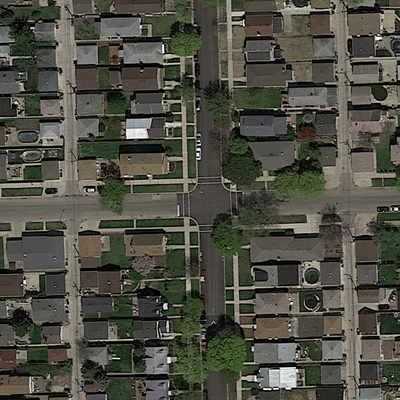
#> input picture Kilian_main/google_colab/data/images/satImage_001.png, 400 x 400 px; its folder holds only this picture in this run
$ python data_augmentation.py
#> lines starting #> are read from the running program, lines starting #| are printed output that depends on the picture

from PIL import Image
import glob
from skimage import io
import splitfolders


images_path=        "your_path/data/images"             #Path to the folder with the satelite images
masks_path=         "your_path/data/groundtruth"        #Path to the folder with the groundtruth images
images_aug_path =   "your_path/data/aug_data/images"    #Path to the augmented sat images
masks_aug_path =    "your_path/data/aug_data/masks"     #Path to the augmented groundtruth images (called masks)


def trasnform_image(images_path, images_aug_path):
    """
    A function that transform all images of a given folder into 6 different
    images by croping each image in its corners (256x256),cropping the image
    at its center (256x256) and finnaly resizing the entire image (256x256).
    Output images are saved in a given folder.

    input:
        - images_path: path to the images that need to be augmented
        - images_aug_path: path where augmented images should be stored
    """
#> called with images_path = 'your_path/data/images', images_aug_path = 'your_path/data/aug_data/images'

    i = 1
    for filename in glob.glob(images_path + '/*.png'):
        im=Image.open(filename)
#> im is the input picture: PIL image 400x400 RGB; mean R, G, B 78.8, 78.9, 68.4

        im_crop1 = im.crop((0, 0, 256, 256))                            #upper left corner
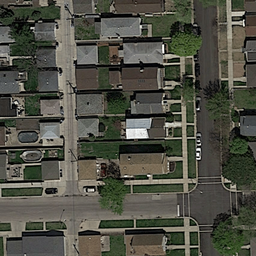
#> im_crop1: PIL image 256x256 RGB; mean R, G, B 79, 79.5, 68.7
        new_image_path= "%s/aug_img_%s.png" %(images_aug_path, i)
        im_crop1 = im_crop1.save(new_image_path)
        i += 1
        print(new_image_path, end="\r")

        im_crop2 = im.crop((0, 144, 256, 400))                          #lower left corner
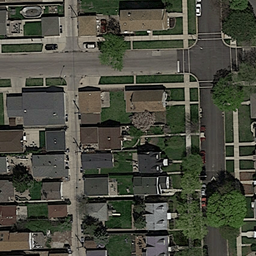
#> im_crop2: PIL image 256x256 RGB; mean R, G, B 73.7, 75, 63.3
        new_image_path= "%s/aug_img_%s.png" %(images_aug_path, i)
        im_crop2 = im_crop2.save(new_image_path)
        i += 1
        print(new_image_path, end="\r")

        im_crop3 = im.crop((144, 0, 400, 256))                          #upper right corner
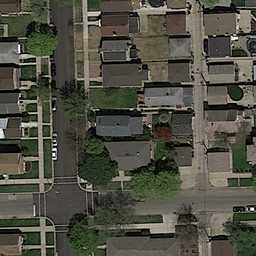
#> im_crop3: PIL image 256x256 RGB; mean R, G, B 79.9, 79.4, 68.1
        new_image_path= "%s/aug_img_%s.png" %(images_aug_path, i)
        im_crop3 = im_crop3.save(new_image_path)
        i += 1
        print(new_image_path, end="\r")

        im_crop4 = im.crop((144, 144, 400, 400))                        #lower right corner
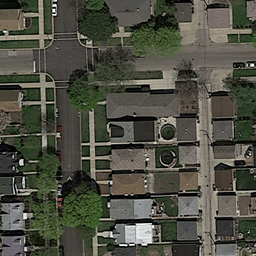
#> im_crop4: PIL image 256x256 RGB; mean R, G, B 77.9, 78.8, 67.3
        new_image_path= "%s/aug_img_%s.png" %(images_aug_path, i)
        im_crop4 = im_crop4.save(new_image_path)
        i += 1
        print(new_image_path, end="\r")

        im_crop5 = im.crop((72, 72, 328, 328))                          #center
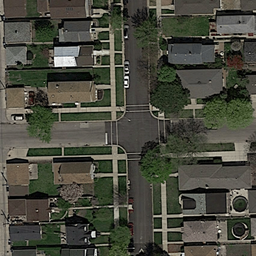
#> im_crop5: PIL image 256x256 RGB; mean R, G, B 73.4, 74.2, 62.8
        new_image_path= "%s/aug_img_%s.png" %(images_aug_path, i)
        im_crop5 = im_crop5.save(new_image_path)
        i += 1
        print(new_image_path, end="\r")

        im_crop6 = im.resize((256, 256))                                #resize entire imge (256x256)
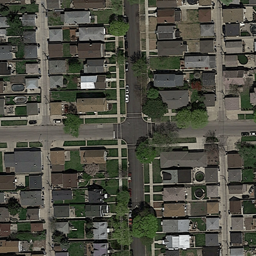
#> im_crop6: PIL image 256x256 RGB; mean R, G, B 78.8, 78.9, 68.4
        new_image_path= "%s/aug_img_%s.png" %(images_aug_path, i)
        im_crop6 = im_crop6.save(new_image_path)
        i += 1
        print(new_image_path, end="\r")


def data_aug(images_path, masks_path, images_aug_path, masks_aug_path):
    """
    A function that apply data augmentation given input and output folders.

    input:
        - images_path: path to the sat images that need to be augmented
        - masks_path: path to the groudtruth images that need to be augmented
        - images_aug_path: path where augmented sat images should be stored
        - masks_aug_path: path where augmented groundtruth images should be stored
    """
    trasnform_image(images_path, images_aug_path)
    trasnform_image(masks_path, masks_aug_path)


if __name__ == "__main__":
    data_aug(images_path, masks_path, images_aug_path, masks_aug_path)                  #data augmentation

    input_folder = "your_path/data/aug_data"
    output =       "your_path/data/processing"

    splitfolders.ratio(input_folder, output=output, seed=42, ratio=(.95, 0.05, 0.0))    #Split the data between train and validation dataset
#> (this line was passed over: splitfolders is not available in this run)

$ run again, on Kilian_main/google_colab/data/images/satImage_005.png
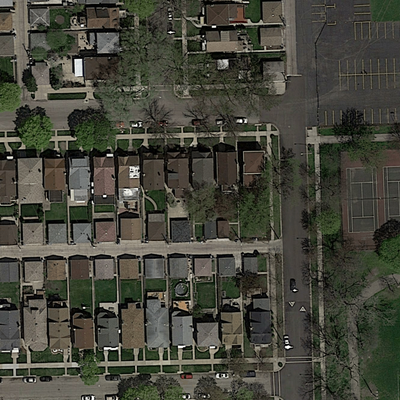
#> input picture Kilian_main/google_colab/data/images/satImage_005.png, 400 x 400 px
#> in trasnform_image, im is the input picture: PIL image 400x400 RGB; mean R, G, B 69.9, 70.2, 59.5
#> in trasnform_image, `im_crop5 = im.crop((72, 72, 328, 328))`:
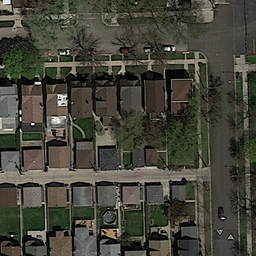
#> im_crop5: PIL image 256x256 RGB; mean R, G, B 69.7, 69.1, 58.9
#> in trasnform_image, `im_crop6 = im.resize((256, 256))`:
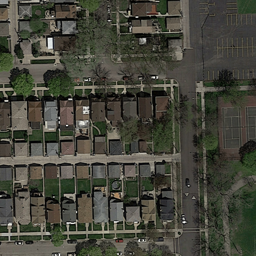
#> im_crop6: PIL image 256x256 RGB; mean R, G, B 69.9, 70.2, 59.5

$ run again, on Kilian_main/google_colab/data/images/satImage_006.png
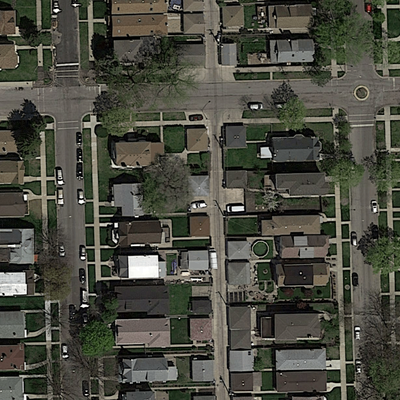
#> input picture Kilian_main/google_colab/data/images/satImage_006.png, 400 x 400 px
#> in trasnform_image, im is the input picture: PIL image 400x400 RGB; mean R, G, B 75.1, 75.6, 65.1
#> in trasnform_image, `im_crop5 = im.crop((72, 72, 328, 328))`:
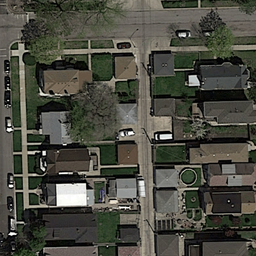
#> im_crop5: PIL image 256x256 RGB; mean R, G, B 75.1, 75.4, 65.6
#> in trasnform_image, `im_crop6 = im.resize((256, 256))`:
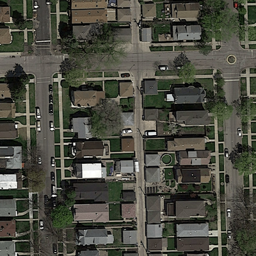
#> im_crop6: PIL image 256x256 RGB; mean R, G, B 75.1, 75.6, 65.2

$ run again, on Kilian_main/google_colab/data/images/satImage_007.png
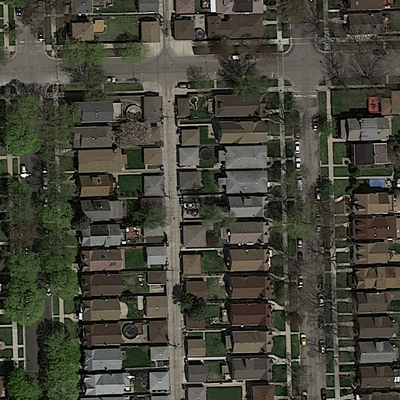
#> input picture Kilian_main/google_colab/data/images/satImage_007.png, 400 x 400 px
#> in trasnform_image, im is the input picture: PIL image 400x400 RGB; mean R, G, B 69.4, 68.9, 57.8
#> in trasnform_image, `im_crop5 = im.crop((72, 72, 328, 328))`:
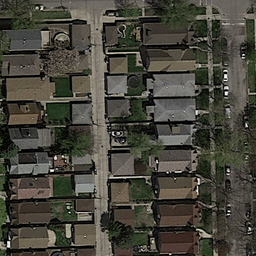
#> im_crop5: PIL image 256x256 RGB; mean R, G, B 71, 69.4, 59.6
#> in trasnform_image, `im_crop6 = im.resize((256, 256))`:
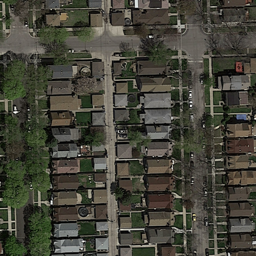
#> im_crop6: PIL image 256x256 RGB; mean R, G, B 69.4, 68.9, 57.9
